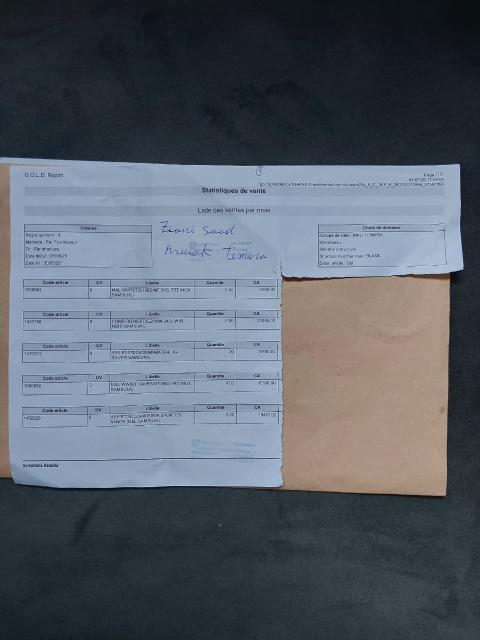
#> input picture WhatsApp Image 2026-07-16 at 12.10.41 PM.jpeg, 960 x 1280 px (shown at 1/2 size)
$ python analyze_image.py 'WhatsApp Image 2026-07-16 at 12.10.41 PM.jpeg'   (older library calls are emulated)
#> lines starting #> are read from the running program, lines starting #| are printed output that depends on the picture; after the words box and inside, x2 and y2 are one past the last pixel; in counts of white or black regions, pixels touching at a corner belong together
import sys
import json
import cv2
import numpy as np


def _grid_local_contrast(gray):
    """Contrast AND sharpness measured inside the cells that actually carry
    content, instead of over the whole frame.

    A real document is mostly uniform bright paper with sparse dark text. A
    global std-dev collapses toward zero ("low contrast") and a global Laplacian
    variance is dragged down by the empty paper ("blurry") even when the text
    itself is crisp and readable. Looking at each grid cell that has real
    detail — its ink/paper range and its local Laplacian variance — captures how
    legible and how sharp the *text* is, regardless of how much blank margin
    surrounds it.

    Returns (separation, sharpness, fill):
      separation  75th-percentile ink/paper range across content cells
      sharpness   80th-percentile Laplacian variance across content cells
      fill        fraction of the frame that carries content
    """
    h, w = gray.shape[:2]
    lap = cv2.Laplacian(gray, cv2.CV_64F)
    rows, cols = 24, 24
    ch, cw = max(1, h // rows), max(1, w // cols)
    ranges = []
    sharps = []
    for cy in range(rows):
        y0, y1 = cy * ch, min(h, (cy + 1) * ch)
        for cx in range(cols):
            x0, x1 = cx * cw, min(w, (cx + 1) * cw)
            cell = gray[y0:y1, x0:x1]
            if cell.size == 0:
                continue
            rng = int(cell.max()) - int(cell.min())
            if rng > 40:  # a cell that carries real detail (text/lines)
                ranges.append(rng)
                sharps.append(float(lap[y0:y1, x0:x1].var()))
    if not ranges:
        return 0.0, 0.0, 0.0
    separation = float(np.percentile(ranges, 75))
    sharpness = float(np.percentile(sharps, 80))
    fill = len(ranges) / float(rows * cols)  # how much of the frame has content
    return separation, sharpness, fill


def _document_region(gray):
    """Locate the document as the dominant bright region against a darker
    background, tolerating torn corners, overlapping objects and wrinkles.

    Returns (coverage, rectangularity, skew_deg):
      coverage       fraction of the frame the document occupies (0..1)
      rectangularity how rectangular that region is (0..1, 1 = clean rectangle)
      skew_deg       tilt of the region in degrees (0 = axis aligned)
    """
    h, w = gray.shape[:2]
    frame_area = float(w * h)

    blurred = cv2.GaussianBlur(gray, (7, 7), 0)
    # The paper/document is the BRIGHT cluster (above the Otsu threshold),
    # regardless of whether it is the majority of the frame. Keying off the
    # bright side works whether the page fills the frame or sits small on a
    # dark table.
    thr, _ = cv2.threshold(blurred, 0, 255, cv2.THRESH_BINARY + cv2.THRESH_OTSU)
    mask = (blurred >= max(1, int(thr))).astype(np.uint8) * 255

    # Close the dark text holes so the paper reads as one solid region.
    mask = cv2.morphologyEx(
        mask, cv2.MORPH_CLOSE, np.ones((15, 15), np.uint8), iterations=2
    )
    contours, _ = cv2.findContours(mask, cv2.RETR_EXTERNAL, cv2.CHAIN_APPROX_SIMPLE)
    if not contours:
        return 0.0, 0.0, 0.0

    largest = max(contours, key=cv2.contourArea)
    area = cv2.contourArea(largest)
    coverage = area / frame_area

    (_, (rw, rh), angle) = cv2.minAreaRect(largest)
    rect_area = rw * rh
    rectangularity = float(area / rect_area) if rect_area > 0 else 0.0
    skew = abs(angle) % 90
    skew = min(skew, 90 - skew)  # fold into 0..45

    return coverage, min(1.0, rectangularity), float(skew)


def _paper_brightness(gray):
    """Mean luminance of the document (paper) itself, not the whole frame.

    A readable page photographed on a dark table must not be judged "too dark"
    just because the background is dark, so brightness is measured on the
    brighter (paper) side of an Otsu split. Falls back to the whole-frame mean
    when there is no distinct bright region.
    """
    blurred = cv2.GaussianBlur(gray, (7, 7), 0)
    thr, _ = cv2.threshold(blurred, 0, 255, cv2.THRESH_BINARY + cv2.THRESH_OTSU)
    # Paper = the bright cluster (above the Otsu threshold), never the darker
    # background, so the paper's own illumination is what gets measured.
    paper = gray[blurred >= max(1, int(thr))]
    if paper.size < 0.03 * gray.size:
        return float(np.mean(gray))
    return float(np.mean(paper))


def analyze_image(image_path):
    try:
        img = cv2.imread(image_path)
#> img is the input picture: shape (1280, 960, 3); mean B, G, R 104.9, 94.6, 86.8
        if img is None:
            return {"status": "error", "message": "Could not read the image."}

        gray = cv2.cvtColor(img, cv2.COLOR_BGR2GRAY)
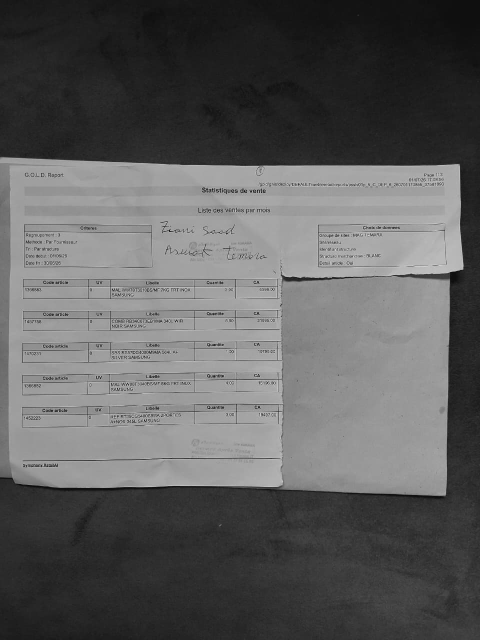
#> gray: shape (1280, 960) (shown at 1/2 size); min 1, max 243, mean 93.4
        height, width = img.shape[:2]
#> height = 1280; width = 960

        # 1. Resolution (gradual, not a hard cliff at 500px).
        megapixels = (width * height) / 1_000_000.0
#> megapixels = 1.23
        if megapixels >= 1.5:
            resolution_score = 10
        elif megapixels <= 0.25:
            resolution_score = 0
        else:
            resolution_score = int(round(10 * (megapixels - 0.25) / (1.5 - 0.25)))
#> resolution_score = 8

        # Content-cell stats: sharpness and contrast of the TEXT itself, so
        # large blank areas of a sparse page do not drag them down.
        separation, cell_sharpness, content_fill = _grid_local_contrast(gray)
#> in _grid_local_contrast, `lap = cv2.Laplacian(gray, cv2.CV_64F)`:
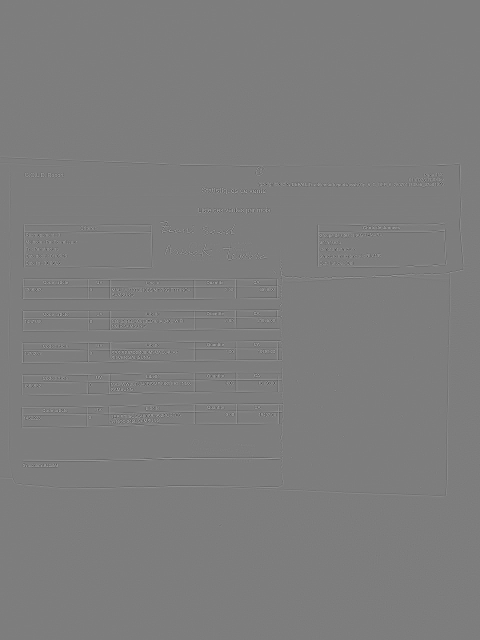
#> lap: shape (1280, 960) float64 (shown at 1/2 size); min -561, max 578, mean 0; drawn with min black and max white
#> after the loop in _grid_local_contrast, `for cy in range(rows):`: ranges = 259 values, max 234 at index 99, min 41 at index 258, mean 167.7; sharps = 259 values, max 15361.7 at index 79, min 19.39 at index 198, mean 3141.3
#> in _grid_local_contrast, `separation = float(np.percentile(ranges, 75))`: separation = 203
#> in _grid_local_contrast, `sharpness = float(np.percentile(sharps, 80))`: sharpness = 5996.1
#> in _grid_local_contrast, `fill = len(ranges) / float(rows * cols)`: fill = 0.45
#> separation = 203; cell_sharpness = 5996.1; content_fill = 0.45

        # 2. Sharpness (Laplacian variance of the text regions) — blur detection.
        sharpness_score = int(min(30, max(0, (cell_sharpness / 900.0) * 30)))
#> sharpness_score = 30

        # 3. Brightness — measured on the paper itself (not the whole frame, so
        #    a dark background/table does not count as "dark"). Paper is meant
        #    to be bright, so only genuine low light loses points; a bright,
        #    well-lit page is never penalized for being bright.
        brightness = _paper_brightness(gray)
#> in _paper_brightness, `thr, _ = cv2.threshold(blurred, 0, 255, cv2.THRESH_BINARY + cv2.THRESH..`: thr = 95
#> brightness = 152.5
        if brightness >= 110:
            brightness_score = 20
        else:
            brightness_score = int(max(0, 20 * (brightness - 45) / 65))  # 45->0,110->20

        # 4. Contrast — local ink/paper separation, not global std-dev.
        contrast_score = int(min(15, max(0, (separation / 120.0) * 15)))
#> contrast_score = 15

        # 5. Document detection + perspective.
        #    The shape / framing / aspect ratio of the photo does NOT matter —
        #    only whether a complete, readable document is present. A clean
        #    rectangular page is accepted whether it fills the frame or sits in
        #    the middle with a margin, and whether or not it is rotated. What is
        #    rejected is a document that is partially covered, torn, or cut off
        #    (an irregular region), because then part of the data is missing.
        coverage, rectangularity, skew = _document_region(gray)
#> in _document_region, `thr, _ = cv2.threshold(blurred, 0, 255, cv2.THRESH_BINARY + cv2.THRESH..`: thr = 95
#> in _document_region, `mask = (blurred >= max(1, int(thr))).astype(np.uint8) * 255`:
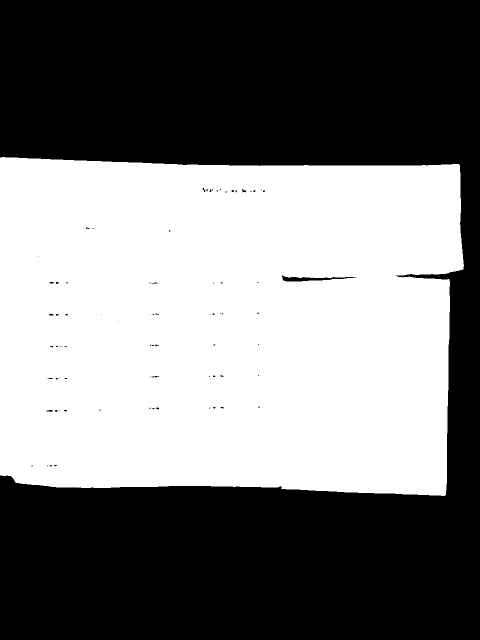
#> mask: shape (1280, 960) (shown at 1/2 size); 47.7% white; 1 white region, box (x1, y1, x2, y2) and area: (0, 314, 928, 992) 586208
#> in _document_region, `mask = cv2.morphologyEx( mask, cv2.MORPH_CLOSE, np.ones((15, 15), np.u..`:
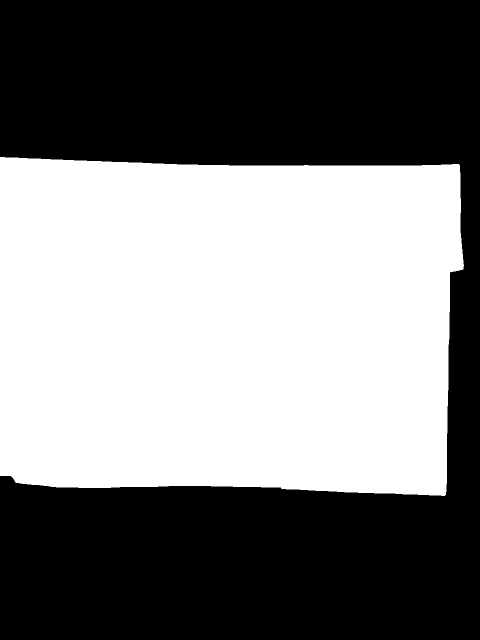
#> mask: shape (1280, 960) (shown at 1/2 size); 47.9% white; 1 white region
#> in _document_region, `contours, _ = cv2.findContours(mask, cv2.RETR_EXTERNAL, cv2.CHAIN_APPR..`: contours = 1 contour; box (x1, y1, x2, y2) and area: (0, 314, 928, 992) 586950
#> in _document_region, `largest = max(contours, key=cv2.contourArea)`: largest = contour of 176 points, box (x1, y1, x2, y2) (0, 314, 928, 992), area 586950
#> in _document_region, `area = cv2.contourArea(largest)`: area = 586949.5
#> in _document_region, `coverage = area / frame_area`: coverage = 0.478
#> in _document_region, `(_, (rw, rh), angle) = cv2.minAreaRect(largest)`: rw = 663.4; rh = 930.3; angle = -89.12
#> in _document_region, `rect_area = rw * rh`: rect_area = 617170.5
#> in _document_region, `rectangularity = float(area / rect_area) if rect_area > 0 else 0.0`: rectangularity = 0.951
#> in _document_region, `skew = abs(angle) % 90`: skew = 89.12
#> in _document_region, `skew = min(skew, 90 - skew)`: skew = 0.883
#> coverage = 0.478; rectangularity = 0.951; skew = 0.883

        coverage_term = min(1.0, coverage / 0.70)       # document fills the frame?
#> coverage_term = 0.682
        rect_term = min(1.0, rectangularity / 0.80)     # clean rectangle?
#> rect_term = 1
        structure_term = min(1.0, content_fill / 0.20)  # readable text present?
#> structure_term = 1
        detection_score = int(round(
            10 * (0.5 * coverage_term + 0.2 * rect_term + 0.3 * structure_term)
        ))
#> detection_score = 8

        #    Perspective: reward a rectangular, roughly aligned page. Pure
        #    rotation (skew folded into 0..45) is fine; only real skew loses.
        if skew <= 8:
            skew_term = 1.0
        elif skew >= 30:
            skew_term = 0.0
        else:
            skew_term = (30 - skew) / 22.0
        perspective_score = int(round(15 * (0.5 * rect_term + 0.5 * skew_term)))
#> perspective_score = 15

        total_score = (
            sharpness_score
            + brightness_score
            + contrast_score
            + perspective_score
            + resolution_score
            + detection_score
        )
#> total_score = 96

        # Hard failure reasons (only genuine, OCR-breaking problems).
        reasons = []
        if sharpness_score < 12:
            reasons.append("Image is blurry")
        if brightness < 85:
            reasons.append("Low brightness")
        elif brightness > 248 and contrast_score < 6 and sharpness_score >= 12:
            # Blown out only if the paper is white *and* the text washed out
            # with it (contrast collapsed) on an otherwise sharp image — a
            # bright readable page is fine, and blur is reported separately.
            reasons.append("Image is overexposed")
        if contrast_score < 5:
            reasons.append("Low contrast")
        if resolution_score < 4:
            reasons.append("Low resolution")
        if content_fill < 0.05:
            reasons.append("No document detected")
        elif coverage < 0.55:
            # The document does not fill enough of the frame: it is too far
            # away, cut off, or partially covered by another object, so part of
            # the data is missing. Aspect ratio / rotation are NOT judged here —
            # only that the whole page is present and close enough to read.
            reasons.append("Entire document not visible or partially covered")

        # Accept when the quality is high enough AND nothing is hard-broken.
        decision = "ACCEPTED" if (total_score >= 70 and not reasons) else "REJECTED"
#> decision = 'REJECTED'

        return {
            "status": "success" if decision == "ACCEPTED" else "rejected",
            "score": int(total_score),
            "decision": decision,
            "metrics": {
                "sharpness": f"{sharpness_score}/30",
                "brightness": f"{brightness_score}/20",
                "contrast": f"{contrast_score}/15",
                "perspective": f"{perspective_score}/15",
                "resolution": f"{resolution_score}/10",
                "detection": f"{detection_score}/10",
            },
            "reasons": reasons,
        }

    except Exception as e:
        return {"status": "error", "message": str(e)}


if __name__ == "__main__":
    if len(sys.argv) < 2:
        print(json.dumps({"status": "error", "message": "No image path provided."}))
        sys.exit(1)

    image_path = sys.argv[1]
    result = analyze_image(image_path)
#> result = 5 items
    print(json.dumps(result))
#> (printed output is left out)
